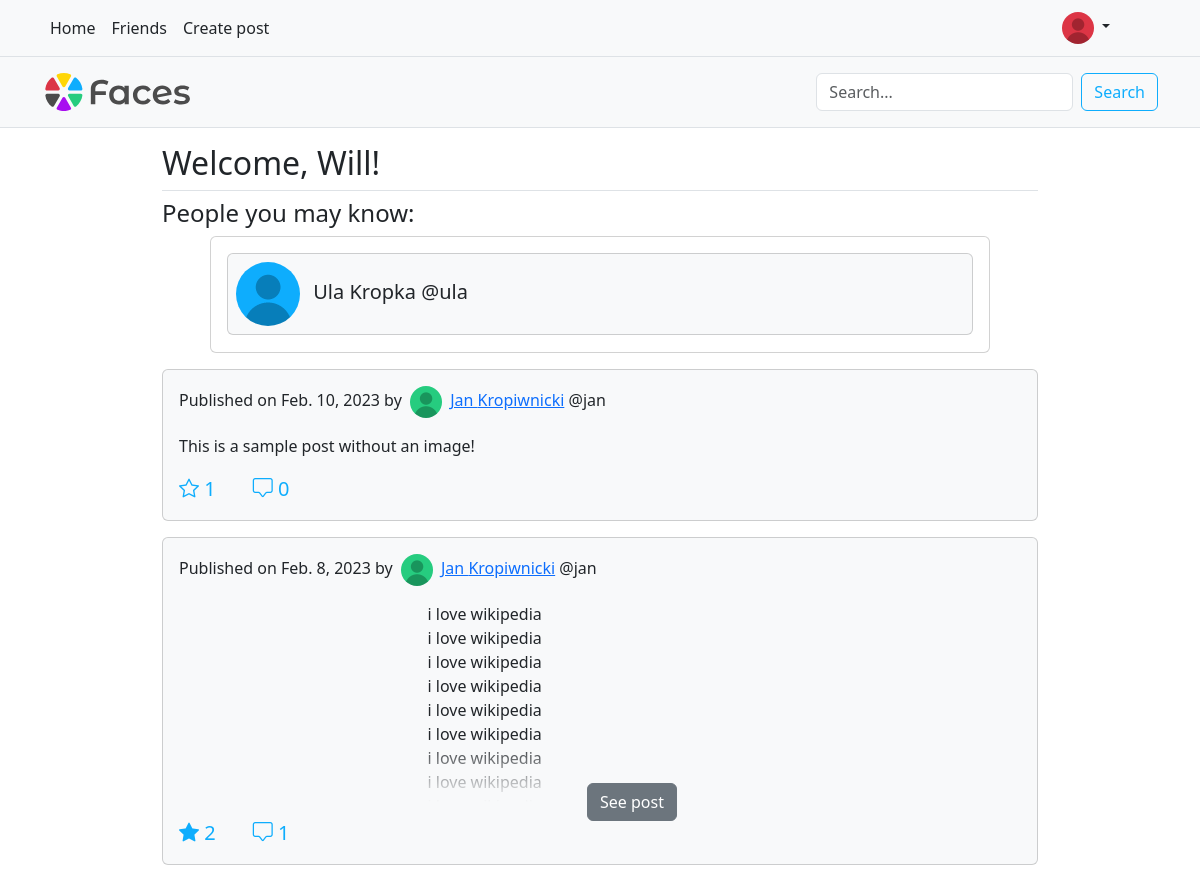
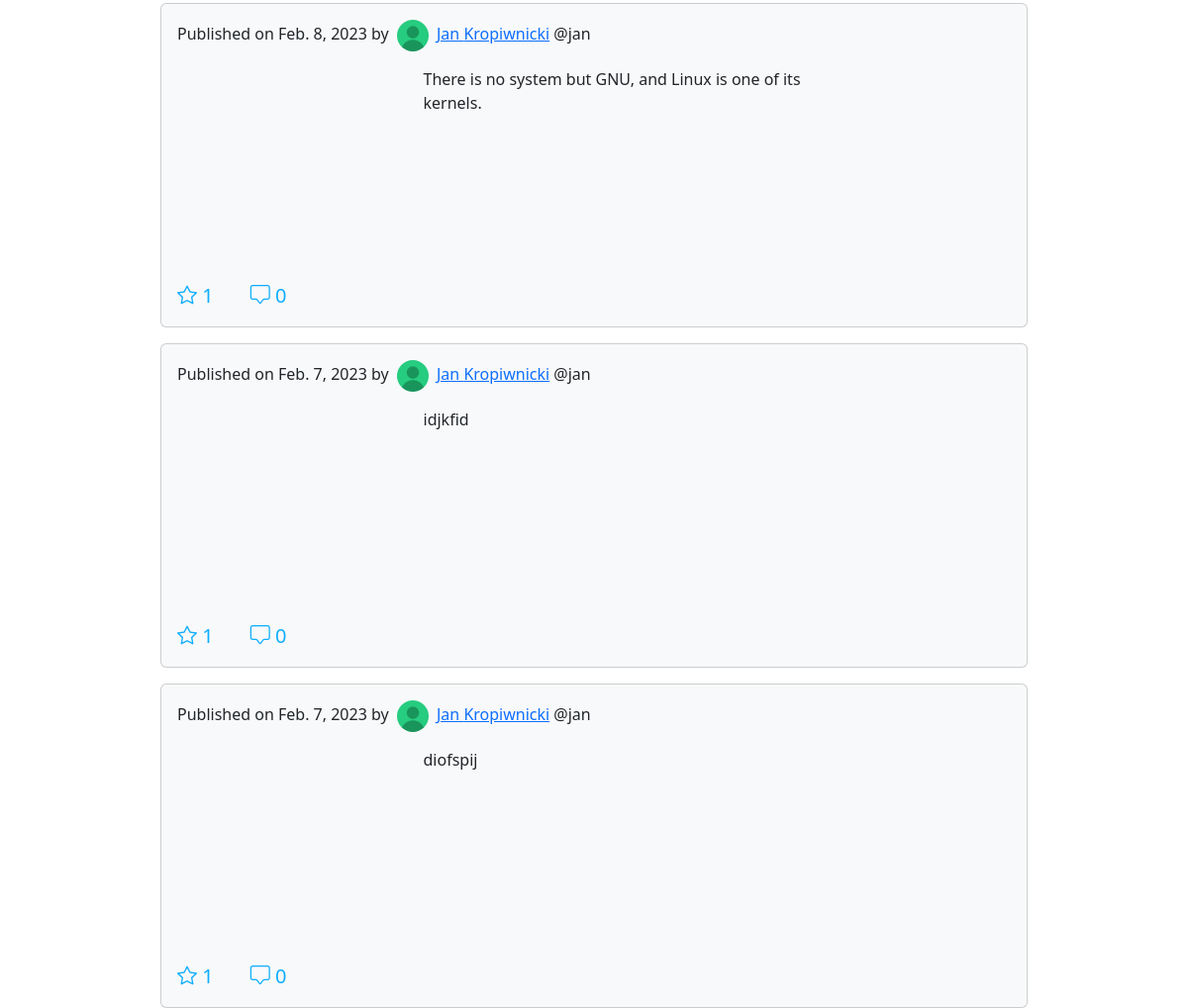
The page / (signed in, upper part) on the database as committed earlier (2 pictures, top to bottom).
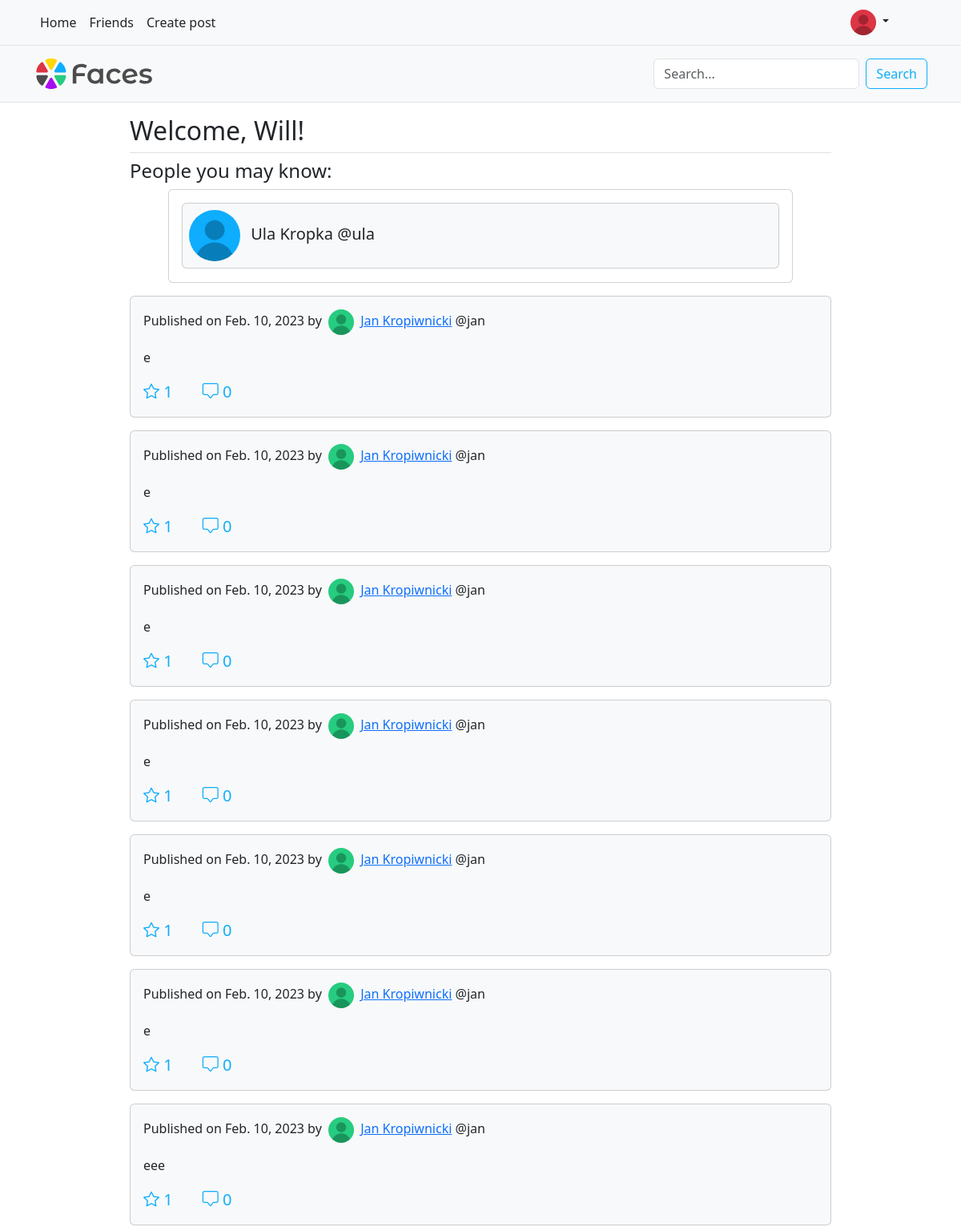
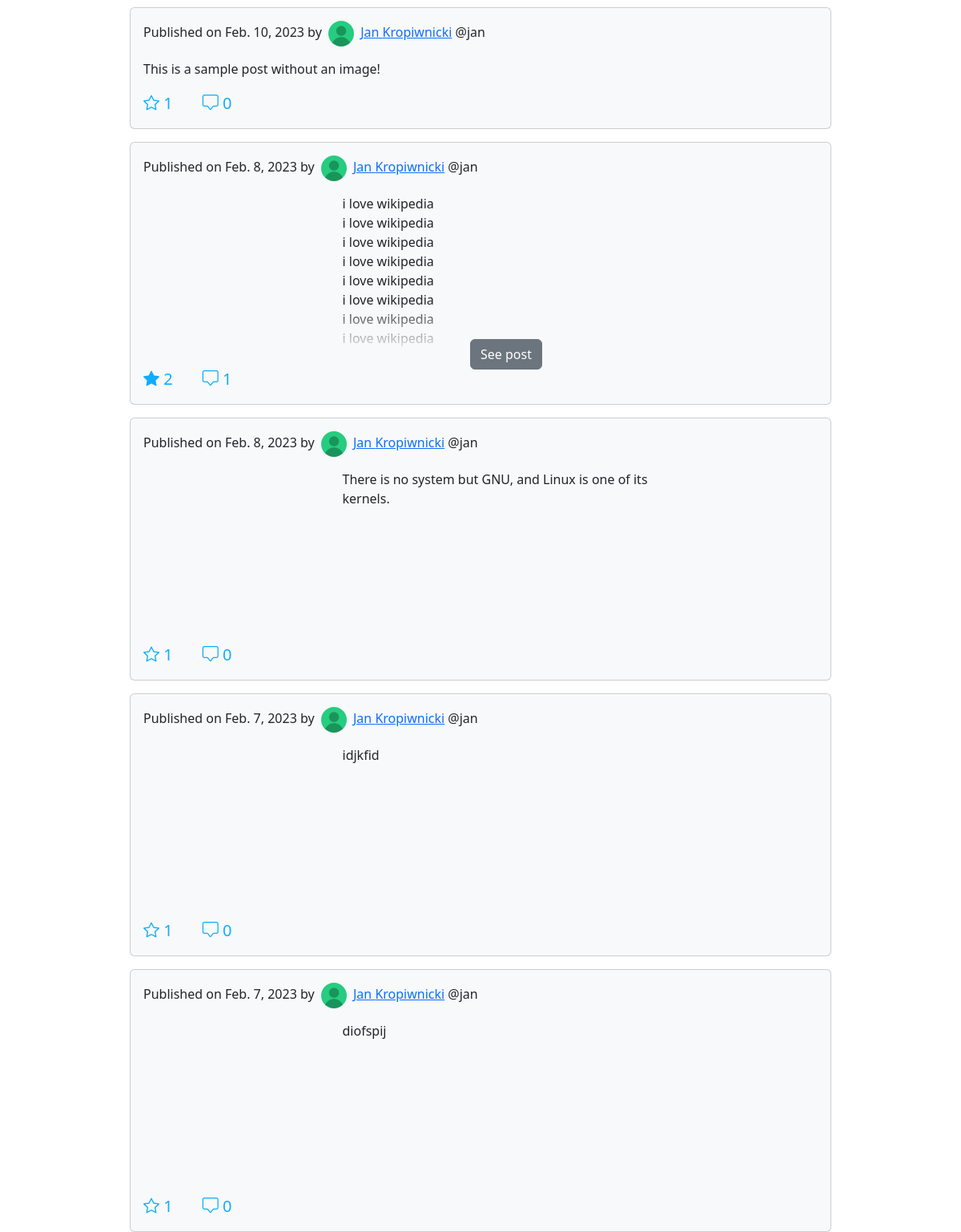
The same page on the database as committed later (2 pictures, top to bottom).
### faces_app/models.py (models this page shows)
class ProfilePicture(models.Model):
    user = models.OneToOneField(User, on_delete=models.CASCADE)
    url = models.URLField()

class Person(models.Model):
    user = models.OneToOneField(User, on_delete=models.CASCADE)
    friends = models.ManyToManyField("self")
    notifications = models.JSONField()
    unread = models.PositiveIntegerField()
    bio = models.TextField(max_length=300, default="")
    POST_VIS_FRIENDS = '0'
    POST_VIS_FRIENDS_FRIENDS = '1'
    POST_VIS_EVERYONE = '2'
    POST_VIS_CHOICES = [
        (POST_VIS_FRIENDS, "Friends"),
        (POST_VIS_FRIENDS_FRIENDS, "Friends' friends"),
        (POST_VIS_EVERYONE, "Everyone"),
    ]
    post_vis = models.PositiveIntegerField(
        choices=POST_VIS_CHOICES,
        default=POST_VIS_FRIENDS
    )

class Post(models.Model):
    content = models.TextField()
    author = models.ForeignKey(Person, on_delete=models.CASCADE)
    date = models.DateTimeField()
    image = models.CharField(max_length=512, default="")

### faces_app/views.py (the view)
# urls.py: path('', faces_app.views.index, name="index"),
def index(request):
    post_list = []
    friend_requests = []
    new_people_you_may_know = []
    if request.user.is_authenticated:
        post_list_plain = []
        for friend in request.user.person.friends.all():
            post_list_plain += list(friend.post_set.all())
        post_list_plain.sort(key=lambda x: x.date, reverse=True)
        for post in post_list_plain:
            post_list += [[post, post.content.split("\r\n"), len(post.likeprofile_set.all()),
                           len(post.comment_set.all())]]
        friend_requests = request.user.requestprofile.friend_requests.all()
        people_you_may_know = []
        for friend in request.user.person.friends.all():
            people_you_may_know += friend.friends.all()
        for person in people_you_may_know:
            if person != request.user.person and person not in request.user.person.friends.all():
                mutual_friends = 0
                for friend in request.user.person.friends.all():
                    if friend in person.friends.all():
                        mutual_friends += 1
                new_people_you_may_know += [{"object": person, "mutual_friends": mutual_friends}]
        new_people_you_may_know.sort(key=lambda x: x["mutual_friends"], reverse=True)
    return render(request, "index.html", {
        "post_list": post_list, "friend_requests": friend_requests, "friend_requests_len": len(friend_requests),
        "people_you_may_know": new_people_you_may_know
    })

### templates/index.html (shortened to what this page needs)
{% extends 'base.html' %}
{% load static %}
{% block content %}
    {% if user.is_authenticated %}
        <h2>Welcome, {{ user.first_name }}!</h2>
        {% if people_you_may_know %}
            <h4 class="border-top pt-2 mt-2">People you may know:</h4>
            <div class="row row-cols-auto card mx-3 mx-md-5 p-2" style="height: 7.3rem; overflow-x: scroll;">
            {% for person in people_you_may_know %}
                <a class="card bg-light p-2 m-2 w-md-50 lead text-dark text-decoration-none" href="{% url 'user' person.object.user.username %}">
                    <span>
                        <img src="{% static person.object.user.profilepicture.url %}" class="col rounded-circle me-2" width="64">
                        {{ person.object.user.first_name }} {{ person.object.user.last_name }}
                        @{{ person.object.user.username }}
                    </span>
                </a>
            {% endfor %}
            </div>
        {% endif %}
        {% for post in post_list %}
            <div id="{{ post.0.id }}" class="card bg-light my-3 p-3 pb-0 overflow-hidden">
                <p>
                    Published on {{ post.0.date.date }} by
                    <img src="{% static post.0.author.user.profilepicture.url %}" alt="{{ post.0.author.user.username }}" class="rounded-circle mx-1" width="32" height="32">
                    <a href="{% url 'user' post.0.author.user.username %}">
                    {{ post.0.author.user.first_name }} {{ post.0.author.user.last_name }}</a> @{{ post.0.author.user.username }}
                </p>
                <div class="row row-cols-1 {% if post.0.image %}row-cols-md-2{% endif %}">
                    {% if post.0.image %}
                        <div class="col-md-3 mx-md-3 post-img rounded" style="background-image: url({{ post.0.image }})"></div>
                    {% endif %}
                    <div class="col post-content-col">
                        <div id="post-{{ post.0.id }}-content" class="post-content">
                            {% for line in post.1 %}
                                {{ line }}<br>
                            {% endfor %}
                        </div>
                        <a href="{% url 'post_page' post.0.id %}"
                           class="btn btn-secondary position-absolute start-50 top-100 translate-middle post-see"
                           style="display: none" id="post-{{ post.0.id }}-see">See post</a>
                    </div>
                </div>
                <p class="lead text-primary mb-0 pt-3 pb-3 bg-light" style="z-index: 1">
                    {% if user.likeprofile in post.0.likeprofile_set.all %}
                        <a id="like-{{ post.0.id }}" onclick="dislike_{{ post.0.id }}()"><i class="bi bi-star-fill"></i></a>
                    {% else %}
                        <a id="like-{{ post.0.id }}" onclick="like_{{ post.0.id }}()"><i class="bi bi-star"></i></a>
                    {% endif %}
                    <span id="like-count-{{ post.0.id }}">{{ post.2 }}</span>
                    <a href="{% url 'post_page' post.0.id %}" class="text-primary text-decoration-none"><i class="bi bi-chat-square"></i>
                    {{ post.3 }}</a>
                </p>
            </div>
        {% endfor %}
    {% endif %}
{% endblock %}

### templates/base.html (shortened to what this page needs)
{% load static %}
<!DOCTYPE html>
<html lang="en">
<head>
    <link href="https://cdn.jsdelivr.net/npm/bootstrap@5.3.0-alpha1/dist/css/bootstrap.min.css" rel="stylesheet"
>
    <link rel="stylesheet" href="https://cdn.jsdelivr.net/npm/bootstrap-icons@1.10.3/font/bootstrap-icons.css">
    <link rel="stylesheet" href="{% static "css/colors.css" %}">
</head>
<body>
    <header class="py-3 mb-4 border-bottom bg-light fixed-top">
        <div class="container d-flex flex-wrap justify-content-center">
            <a href="/" class="d-flex align-items-center me-5 me-lg-auto text-dark text-decoration-none">
                <img class="bi me-1" height="38" src="{% static 'img/faces.svg' %}" alt="Faces logo">
            </a>
            {% if user.is_authenticated %}
                <form method="get" class="d-flex mt-3 mt-md-0" role="search" action="{% url 'search_results' %}">
                    <input class="form-control me-2" name="q" type="search" placeholder="Search..." aria-label="Search"
                           value="{% block query %}{% endblock %}" required>
                    <button class="btn btn-outline-primary" type="submit">Search</button>
                </form>
            {% endif %}
        </div>
    </header>
    <nav class="navbar navbar-expand-md py-2 bg-light border-bottom fixed-top">
        <div class="container d-flex flex-wrap">
            <div class="collapse navbar-collapse" id="navbarCollapse">
                {% if not user.is_authenticated %}
                    <ul class="nav me-auto">
                        <li class="nav-item"><a href="#" class="nav-link link-dark px-2 active" aria-current="page">Home</a></li>
                        <li class="nav-item"><a href="#" class="nav-link link-dark px-2">About</a></li>
                        <li class="nav-item"><a href="#" class="nav-link link-dark px-2">FAQs</a></li>
                        <li class="nav-item"><a href="#" class="nav-link link-dark px-2">Contact</a></li>
                    </ul>
                    <ul class="nav">
                        <li class="nav-item"><a href="{% url 'login' %}" class="nav-link link-dark px-2">Login</a></li>
                        <li class="nav-item"><a href="{% url 'register' %}" class="nav-link link-dark px-2">Sign up</a></li>
                    </ul>
                {% else %}
                    <ul class="nav me-auto">
                        <li class="nav-item"><a href="{% url 'index' %}" class="nav-link link-dark px-2 active" aria-current="page">Home</a></li>
                        <li class="nav-item"><a href="{% url 'friends' %}" class="nav-link link-dark px-2">Friends</a></li>
                        <li class="nav-item"><a href="{% url 'create_post' %}" class="nav-link link-dark px-2">Create post</a></li>
                    </ul>
                    <div class="dropdown me-5">
                        <a href="#" class="d-block link-dark text-decoration-none dropdown-toggle position-relative" data-bs-toggle="dropdown" aria-expanded="false">
                            <img src="{% static user.profilepicture.url %}" alt="{{ user.username }}" class="rounded-circle" width="32" height="32">
                        </a>
                    </div>
                {% endif %}
            </div>
        </div>
    </nav>
    <div class="container container-sm">
        <main>
            {% block content %}
            {% endblock %}
        </main>
    </div>
</body>
</html>

### static/css/colors.css (style rules this page uses)
:root { --bs-blue: #0eadfd; --bs-purple: #a80df0; --bs-green: #26cc7f; --bs-yellow: #ccab06; }
.btn-outline-primary { --bs-btn-color: var(--bs-blue); --bs-btn-border-color: var(--bs-blue); --bs-btn-active-bg: var(--bs-blue); --bs-btn-active-border-color: var(--bs-blue); --bs-btn-hover-border-color: var(--bs-blue); --bs-btn-hover-bg: var(--bs-blue); }
.text-primary { color: var(--bs-blue) !important }

### templates/base.html (style rules this page uses)
header { top: 57px !important; }
body { padding-top: 9rem; }
@media (min-width: 1200px) { .container-sm { max-width: 900px; } }

### templates/index.html (style rules this page uses)
.post-content-col { max-height: 200px; position: relative; }
.post-content-col-long:after { content: ""; position: absolute; z-index: 1; bottom: 0; left: 0; pointer-events: none; background-image: linear-gradient(to bottom, rgba(var(--bs-light-rgb), 0), rgba(var(--bs-light-rgb), 1) 100%); width: 100%; height: 4rem; }
.post-see { z-index: 2; }
.post-img { background-size: cover; height: 200px; }

Rows that differ between the two databases and show on the page:
added Post: date "Feb. 10, 2023", author.user_id (picture), author.first_name "Jan", author.last_name "Kropiwnicki", author.username "jan", 1 "e", post "1", post "0"
added Post: date "Feb. 10, 2023", author.user_id (picture), author.first_name "Jan", author.last_name "Kropiwnicki", author.username "jan", 1 "e", post "1", post "0"
added Post: date "Feb. 10, 2023", author.user_id (picture), author.first_name "Jan", author.last_name "Kropiwnicki", author.username "jan", 1 "e", post "1", post "0"
added Post: date "Feb. 10, 2023", author.user_id (picture), author.first_name "Jan", author.last_name "Kropiwnicki", author.username "jan", 1 "e", post "1", post "0"
added Post: date "Feb. 10, 2023", author.user_id (picture), author.first_name "Jan", author.last_name "Kropiwnicki", author.username "jan", 1 "e", post "1", post "0"
added Post: date "Feb. 10, 2023", author.user_id (picture), author.first_name "Jan", author.last_name "Kropiwnicki", author.username "jan", 1 "e", post "1", post "0"
added Post: date "Feb. 10, 2023", author.user_id (picture), author.first_name "Jan", author.last_name "Kropiwnicki", author.username "jan", 1 "eee", post "1", post "0"
